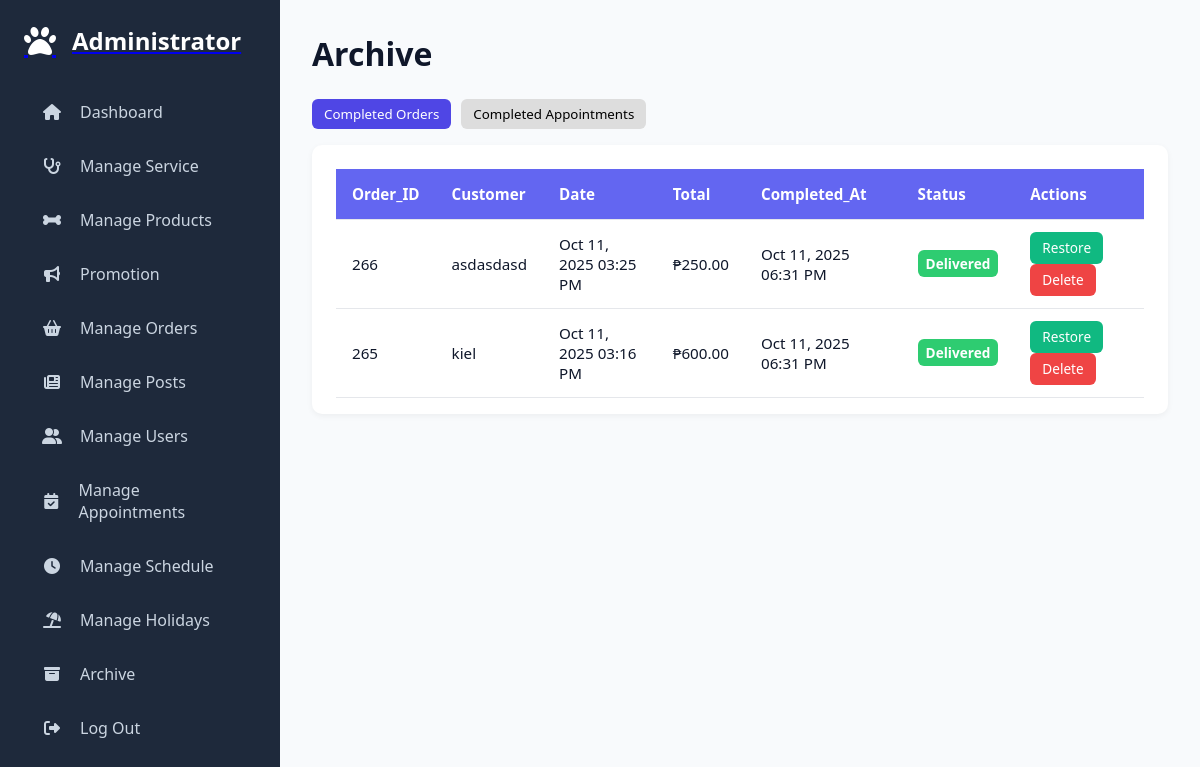
The page /admin/archive.php on the database as committed earlier.
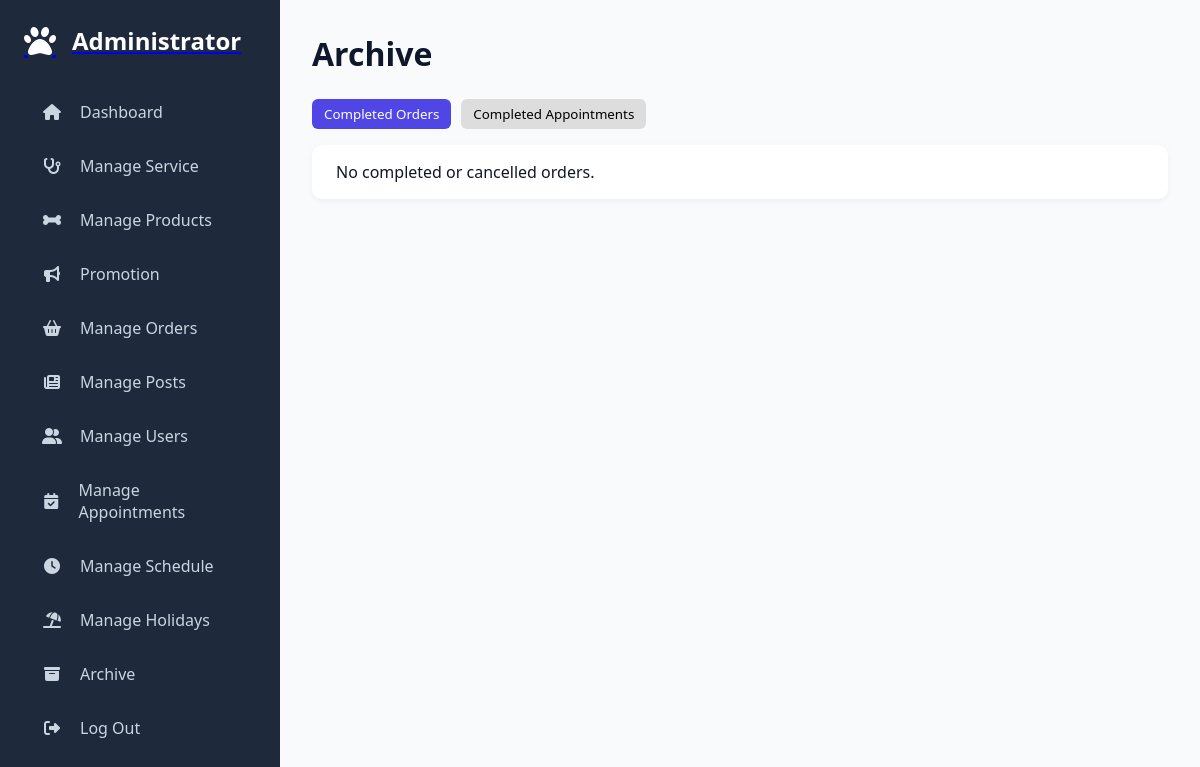
The same page on the database as committed later.
### tables this page shows
CREATE TABLE `orders` (
  `id` int(11) NOT NULL,
  `user_id` varchar(100) NOT NULL,
  `fullname` varchar(255) NOT NULL,
  `address` text NOT NULL,
  `phone` varchar(20) NOT NULL,
  `payment_method` varchar(50) NOT NULL,
  `total` decimal(10,2) NOT NULL,
  `shipping_fee` decimal(10,2) NOT NULL,
  `status` enum('pending','confirmed','shipped','delivered','cancelled') NOT NULL DEFAULT 'pending',
  `completed_at` timestamp NULL DEFAULT NULL,
  `created_at` timestamp NOT NULL DEFAULT current_timestamp()
);

### admin/archive.php (the view, shortened to what this page needs)
<?php
require_once '../components/auth_admin.php';
$stmtOrders = $conn->prepare("
    SELECT * FROM orders
    WHERE status IN ('delivered','cancelled')
    ORDER BY completed_at DESC
");
$stmtOrders->execute();
$completedOrders = $stmtOrders->fetchAll(PDO::FETCH_ASSOC);
?>
<!DOCTYPE html>
<html lang="en">
<head>
<link rel="stylesheet" href="./../assets/css/admin/archive.css?v=<?php echo time(); ?>">
<link rel="stylesheet" href="./../assets/css/admin/admin_header.css?v=<?php echo time(); ?>">
<link rel="stylesheet" href="https://cdnjs.cloudflare.com/ajax/libs/font-awesome/6.4.0/css/all.min.css">
</head>
<body>
<?php include '../components/admin_header.php'; ?>
<div class="admin-container">
    <div class="admin-main">
        <h1>Archive</h1>
        <div class="archive-tabs">
            <button class="tab-btn active" data-target="orders">Completed Orders</button>
            <button class="tab-btn" data-target="appointments">Completed Appointments</button>
        </div>
        <section id="orders" class="tab-content active">
            <?php if(count($completedOrders) > 0): ?>
                <table>
                    <thead>
                        <tr>
                            <th>Order_ID</th>
                            <th>Customer</th>
                            <th>Date</th>
                            <th>Total</th>
                            <th>Completed_At</th>
                            <th>Status</th>
                            <th>Actions</th>
                        </tr>
                    </thead>
                    <tbody>
                        <?php foreach($completedOrders as $order): ?>
                        <tr>
                            <td><?= htmlspecialchars($order['id']) ?></td>
                            <td><?= htmlspecialchars($order['fullname']) ?></td>
                            <td><?= htmlspecialchars(date("M d, Y h:i A", strtotime($order['created_at']))) ?></td>
                            <td>₱<?= number_format($order['total'],2) ?></td>
                            <td>
                                <?= $order['completed_at']
                                    ? htmlspecialchars(date("M d, Y h:i A", strtotime($order['completed_at'])))
                                    : '-' ?>
                            </td>
                            <td>
                                <?php if($order['status'] === 'delivered'): ?>
                                    <span class="status-badge delivered">Delivered</span>
                                <?php elseif($order['status'] === 'cancelled'): ?>
                                    <span class="status-badge cancelled">Cancelled</span>
                                <?php endif; ?>
                            </td>
                            <td>
                                <a class="action-btn restore" href="?restore_order_id=<?= $order['id'] ?>" onclick="return confirm('Restore this order?');">Restore</a>
                                <a class="action-btn delete" href="?delete_order_id=<?= $order['id'] ?>" onclick="return confirm('Delete this order permanently?');">Delete</a>
                            </td>
                        </tr>
                        <?php endforeach; ?>
                    </tbody>
                </table>
            <?php else: ?>
                <p>No completed or cancelled orders.</p>
            <?php endif; ?>
        </section>
    </div>
</div>
</body>
</html>

### components/admin_header.php
<div class="admin-sidebar" id="sidebar">
    <a href="dashboard.php" class="sidebar-header">
        <i class="fas fa-paw fa-2x" style="color: #fff;"></i>
        <h2>Administrator</h2>
    </a>
<nav>
    <a href="dashboard.php" class="nav-link <?= basename($_SERVER['PHP_SELF']) == 'dashboard.php' ? 'active' : '' ?>">
        <i class="fas fa-home"></i>
        <span>Dashboard</span>
    </a>
    <a href="manage_service.php" class="nav-link <?= basename($_SERVER['PHP_SELF']) == 'manage_service.php' ? 'active' : '' ?>">
        <i class="fas fa-stethoscope"></i>
        <span>Manage Service</span>
    </a>
    <a href="manage_products.php" class="nav-link <?= basename($_SERVER['PHP_SELF']) == 'manage_products.php' ? 'active' : '' ?>">
        <i class="fas fa-bone"></i>
        <span>Manage Products</span>
    </a>
    <a href="manage_promotion.php" class="nav-link <?= basename($_SERVER['PHP_SELF']) == 'manage_promotion.php' ? 'active' : '' ?>">
        <i class="fas fa-bullhorn"></i>
        <span>Promotion</span>
    </a>
    <a href="manage_orders.php" class="nav-link <?= basename($_SERVER['PHP_SELF']) == 'manage_orders.php' ? 'active' : '' ?>">
        <i class="fas fa-shopping-basket"></i>
        <span>Manage Orders</span>
    </a>
    <a href="manage_post.php" class="nav-link <?= basename($_SERVER['PHP_SELF']) == 'manage_post.php' ? 'active' : '' ?>">
        <i class="fas fa-newspaper"></i>
        <span>Manage Posts</span>
    </a>
    <a href="manage_users.php" class="nav-link <?= basename($_SERVER['PHP_SELF']) == 'manage_users.php' ? 'active' : '' ?>">
        <i class="fas fa-user-friends"></i>
        <span>Manage Users</span>
    </a>
    <a href="manage_appointments.php" class="nav-link <?= basename($_SERVER['PHP_SELF']) == 'manage_appointments.php' ? 'active' : '' ?>">
        <i class="fas fa-calendar-check"></i>
        <span>Manage Appointments</span>
    </a>
    <a href="manage_schedule.php" class="nav-link <?= basename($_SERVER['PHP_SELF']) == 'manage_schedule.php' ? 'active' : '' ?>">
        <i class="fas fa-clock"></i>
        <span>Manage Schedule</span>
    </a>
    <a href="manage_holidays.php" class="nav-link <?= basename($_SERVER['PHP_SELF']) == 'manage_holidays.php' ? 'active' : '' ?>">
        <i class="fas fa-umbrella-beach"></i>
        <span>Manage Holidays</span>
    </a>
    <a href="archive.php" class="nav-link <?= basename($_SERVER['PHP_SELF']) == 'archive_appointments.php' ? 'active' : '' ?>">
        <i class="fas fa-archive"></i>
        <span>Archive</span>
    </a>
    <a href="../components/admin_logout.php" class="nav-link" onclick="return confirm('Logout from this website?');">
        <i class="fas fa-sign-out-alt"></i>
        <span>Log Out</span>
    </a>
</nav>
</div>

### assets/css/admin/archive.css (style rules this page uses)
.admin-main h1 { font-size: 2rem; font-weight: 600; color: var(--text-dark); margin-bottom: 1.5rem; }
.admin-main section { background: var(--card-bg); padding: 1rem 1.5rem; border-radius: var(--border-radius); margin-bottom: 2rem; box-shadow: 0 2px 6px rgba(0,0,0,0.05); }
.archive-tabs { display: flex; gap: 10px; margin-bottom: 1rem; }
.tab-btn { padding: 6px 12px; border: none; border-radius: 6px; background: #ddd; cursor: pointer; font-weight: 500; }
.tab-btn.active { background: #4f46e5; color: #fff; }
.tab-content { display: none; }
.tab-content.active { display: block; }
.admin-main table { width: 100%; border-collapse: collapse; margin-top: 0.5rem; overflow-x: auto; }
.admin-main th, .admin-main td { padding: 0.75rem 1rem; text-align: left; border-bottom: 1px solid #e5e7eb; font-size: 0.95rem; color: var(--text-dark); vertical-align: middle; height: 50px; }
.admin-main th { background: var(--primary-color); color: #fff; position: sticky; top: 0; z-index: 2; }
a.action-btn { display: inline-flex; align-items: center; justify-content: center; padding: 0.35rem 0.75rem; border-radius: 6px; font-size: 0.85rem; font-weight: 500; color: #fff; text-decoration: none; line-height: 1; height: 32px; }
a.action-btn.restore { background-color: #10b981; }
a.action-btn.delete { background-color: #ef4444; }
.status-badge { display: inline-block; padding: 4px 8px; font-size: 0.85rem; font-weight: 600; border-radius: 6px; color: #fff; text-transform: capitalize; }
.status-badge.delivered { background-color: #2ecc71; }

### assets/css/admin/admin_header.css (style rules this page uses)
:root { --primary-color: #6366f1; --secondary-color: #4f46e5; --dark-bg: #1e293b; --light-bg: #f8fafc; --text-dark: #0f172a; --text-light: #64748b; --card-bg: #ffffff; --border-radius: 10px; --transition: all 0.3s ease; }
* { margin: 0; padding: 0; box-sizing: border-box; font-family: 'Segoe UI', sans-serif; }
body { background: var(--light-bg); color: var(--text-dark); overflow-x: hidden; }
.admin-container { display: flex; min-height: 100vh; }
.admin-sidebar { width: 280px; background: var(--dark-bg); padding: 1.5rem; position: fixed; top: 0; left: 0; height: 100%; transition: var(--transition); z-index: 1000; transform: translateX(0); overflow-y: auto; scrollbar-width: thin; }
.sidebar-header { display: flex; align-items: center; gap: 1rem; margin-bottom: 2rem; }
.sidebar-header h2 { color: white; font-size: 1.5rem; font-weight: 600; }
.admin-sidebar nav { display: flex; flex-direction: column; gap: 0.5rem; }
.nav-link { display: flex; align-items: center; gap: 1rem; color: #cbd5e1; padding: 0.75rem 1rem; border-radius: 8px; text-decoration: none; transition: var(--transition); font-weight: 500; }
.nav-link i { width: 24px; text-align: center; }
.admin-main { margin-left: 280px; flex: 1; padding: 2rem; transition: var(--transition); }
h1 { font-size: 2rem; font-weight: 600; color: var(--text-dark); }
@media (min-width: 769px) { .admin-sidebar { transform: none !important; } }

Rows that differ between the two databases and show on the page:
removed orders: id "266", fullname "asdasdasd", created_at "Oct 11, 2025 03:25 PM", total "250.00", completed_at "Oct 11, 2025 06:31 PM", status "Delivered"
removed orders: id "265", fullname "kiel", created_at "Oct 11, 2025 03:16 PM", total "600.00", completed_at "Oct 11, 2025 06:31 PM", status "Delivered"
Other text that changed with them:
text no longer shown: "Order_ID Customer Date Total Completed_At Status Actions"
text now shown: "No completed or cancelled orders."
